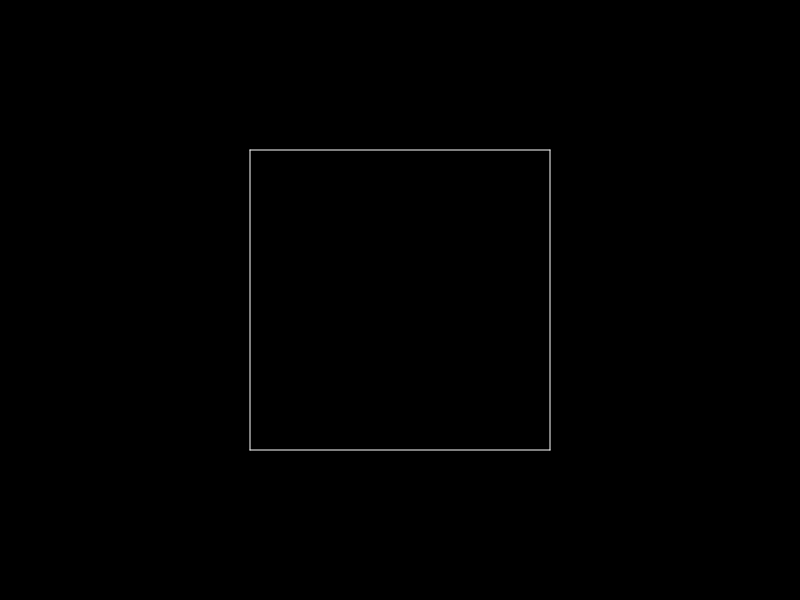
Frame 1 (no input)
Frame 60 (no input): identical to frame 1, image omitted
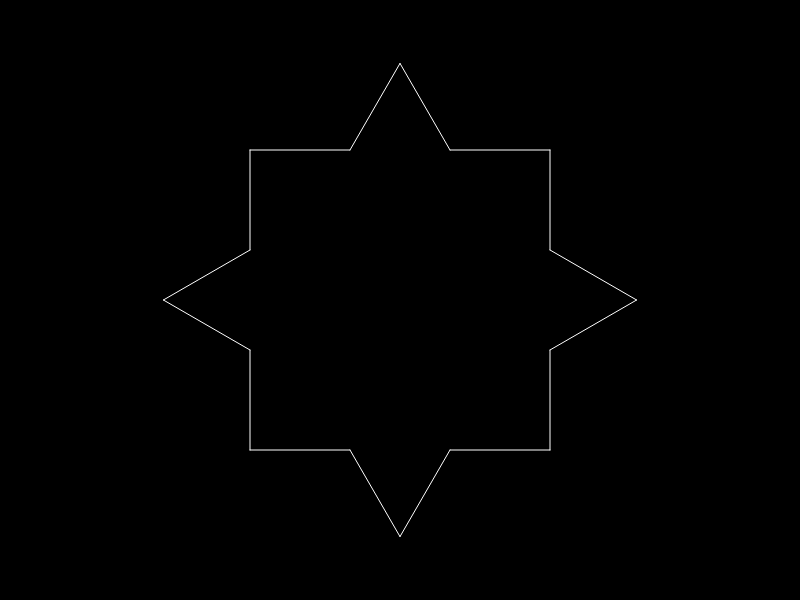
Frame 120 (the mouse pressed at the canvas centre since frame 60)

The p5.js sketch that drew these frames (run headless with seeded random() and noise() and a simulated clock; from frame 60 on, the mouse is pressed at the canvas centre):

// p5.js sketch
// ── sketch.js
class Segment{
  constructor(a,b) {
    this.a=a.copy();
    this.b=b.copy();
  }
  
  generate(){
    let children=[];
    
    let v=p5.Vector.sub(this.b,this.a);
    v.div(3);
    
    //Segment 0
    let b1=p5.Vector.add(this.a,v);
    children[0]=new Segment(this.a,b1);
    
    //Segment 3
    let a1=p5.Vector.sub(this.b,v);
    children[3]=new Segment(a1,this.b)
    
    v.rotate(-PI/3);
    let c=p5.Vector.add(b1,v);
    
    //Segment 1
    children[1]=new Segment(b1,c);
    
    //Segment 2
    children[2]=new Segment(c,a1);
    
    return children;
  }
  
  show(){
    line(this.a.x,this.a.y,this.b.x,this.b.y);
  }
}
/********************************************************/
var a,b;
var segments=[];

function setup() {
  createCanvas(screen.width, screen.height);
  var xc=width/2;
  var yc=height/2;
  var offset=height/4;
  
  a=createVector(xc-offset,yc-offset);
  b=createVector(xc+offset,yc-offset);
  var seg=new Segment(a,b);
  segments.push(seg);
  
  a=createVector(xc+offset,yc-offset);
  b=createVector(xc+offset,yc+offset);
  seg=new Segment(a,b);
  segments.push(seg);
  
  a=createVector(xc+offset,yc+offset);
  b=createVector(xc-offset,yc+offset);
  seg=new Segment(a,b);
  segments.push(seg);
  
  a=createVector(xc-offset,yc+offset);
  b=createVector(xc-offset,yc-offset);
  seg=new Segment(a,b);
  segments.push(seg);
}

function mousePressed(){
  stroke(255);
  let temp=[];
  for(let child of segments){
    var temp2=child.generate();
    for(let i of temp2){
      temp.push(i);
    }
  }
  segments=temp;
}

function draw() {
  background(0);
  stroke(255);
  console.log(segments.length);
  for(let child of segments){
    child.show();
  }
}
